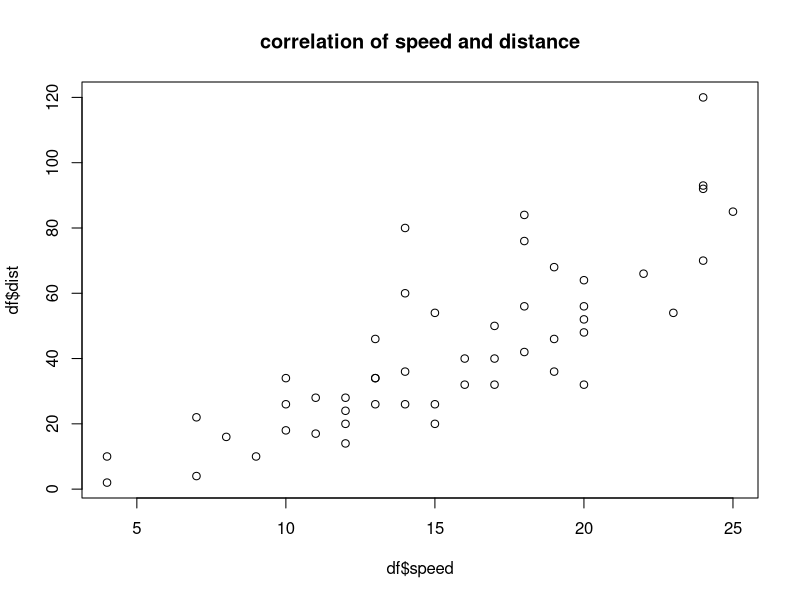

Write the R code that produced this figure.
## ---- chunk 1
library(knitr)
obs <- seq(1:5)
income <- c(30,28,52,40,35)
edu <- c(12,13,18,16,17)
df <- data.frame(obs,income,edu)
names(df) <- c("Observation","Income ($*1000)","Education (Years)")
kable(df)
## ---- chunk 2
income <- c(30,28,52,40,35)
edu <- c(12,13,18,16,17)
df <- data.frame(income,edu)
result <- cor.test(df$income,df$edu,method = "pearson")
result
result$estimate
## ---- chunk 3
if(result$p.value > 0.05){
  print("we can't reject non hypothesis")
} else{
  print("we reject non hypothesis")
}
## ---- chunk 4
result_c <- cor.test(income,edu,method = "spearman")
result_c
result_c$estimate
## ---- chunk 5
critical_r <- 2/sqrt(5)
if(result_c$estimate > critical_r){
  print("rs is significantly differnt from zero")
} else
  print("rs is not significantly different from zero")
## ---- chunk 6
n1 <- 36
n2 <- 80
critical_t1 <- qt(0.975, df = n1-2)
r1 <- critical_t1/sqrt(n1-2+critical_t1^2)
r1
##the smallest absolute value is 0.329111 when n1 = 36

## ---- chunk 7
critical_t2 <- qt(0.975, df = n2-2)
r2 <- critical_t2/sqrt(n2-2+critical_t2^2)
r2
##the smallest absolute value is 0.32199013 when n2 = 80
## ---- chunk 8
library(knitr)
Obs <- seq(1:4)
X <- c(2,8,9,7)
Y <- c(6,6,10,4)
df <- data.frame(Obs,X,Y)
kable(df)
## ---- chunk 9
x <- c(2,8,9,7)
y <- c(6,6,10,4)
result3 <- cor.test(x,y,method = "pearson")
result3
if(result3$p.value > 0.05){
  print("we can't reject non hypothesis")
} else{
  print("we reject non hypothesis")
}
##the following data's correlation coefficient are not significant
## ---- chunk 10
year <- 1984:1994
income <- c(35165,35778,37027,37256,37512,37997,37343,36054,35593,35241,35486)
races <- c(399,469,429,450,474,598,364,430,433,410,317)
df <- data.frame(year,income,races)
names(df) <- c("Year","Median income","Number of races won by leading jockey")
kable(df)
## ---- chunk 11
income <- c(35165,35778,37027,37256,37512,37997,37343,
            36054,35593,35241,35486)
races <- c(399,469,429,450,474,598,364,430,433,410,317)
result4 <- cor.test(income,races)
result4
result4 <- cor.test(x,y,method = "pearson")
if(result4$p.value > 0.05){
  print("we can't reject non hypothesis")
} else{
  print("we reject non hypothesis")
}
## ---- chunk 12
library(knitr)
obs <- 1:6
x <- c(1,2,5,6,11,12)
y <- c(8,4,12,3,10,7)
df <- data.frame(obs,x,y)
names(df) <- c("Observation","Rank of x","Rank of y")
kable(df)
## ---- chunk 13
x <- c(1,2,5,6,11,12)
y <- c(8,4,12,3,10,7)
result5 <- cor.test(x,y,method = "spearman",conf.level = .9)
result5
if(result5$p.value > 0.05){
  print("we can't reject non hypothesis")
} else{
  print("we reject non hypothesis")
}
## correlation coefficient is equal to zero,not signifcant
## there are no correlation with these two data
## ---- chunk 14
library(knitr)
obs <- 1:6
x <- c(3.2,2.4,1.6,8.3,7.2,5.1)
y <- c(6.2,7.3,8.1,2.6,6.3,4.3)
df <- data.frame(obs,x,y)
names(df) <- c("Observation","x","y")
kable(df)
## ---- chunk 15
x <- c(3.2,2.4,1.6,8.3,7.2,5.1)
y <- c(6.2,7.3,8.1,2.6,6.3,4.3)
result6 <- cor.test(x,y)
result6
if(result6$p.value > 0.05){
  print("we can't reject non hypothesis")
} else{
  print("we reject non hypothesis")
}
## correlation coefficient is equal to zero,not signifcant
## there are no correlation with these two data
## ---- chunk 16

## ---- chunk 17

## ---- chunk 18
library(datasets)
df <- cars
plot(df$speed,df$dist,main = "correlation of speed and distance")
## ---- chunk 19
nrow(df)
## there are 50 rows in the data frame
## ---- chunk 20
df$mspeed <- mean(df$speed)
df$mdist <- mean(df$dist)
df$difs <- df$speed-df$mspeed
df$difd <- df$dist - df$mdist
df$difsd <- df$difs*df$difd
top <- sum(df$difsd)
bot <- sd(df$dist)*sd(df$speed)*(nrow(df)-1)
r <- top/bot
r
## the correlation coefficient is 0.8068949
## ---- chunk 21
result9d <- cor.test(df$speed, df$dist)
result9d
if(result9d$estimate == r){
  print("this two outputs are equal")
}
## ---- chunk 22
n <- nrow(df)
df$ranksp <- rank(df$speed) 
df$rankdi <- rank(df$dist)
df$dif <- df$ranksp - df$rankdi
df$sq_dif <- df$dif^2
top <-sum(df$sq_dif)
rs <- 1- 6*top/(n^3-n)
rs
## ---- chunk 23
result9f <- cor.test(df$speed,df$dist,method = "spearman")
result9f 
if(result9f$estimate == rs){
  print("they are equal")
}else
  print("they are not exactly equal")
## the manual result and the cor.test result are roughly equal.
